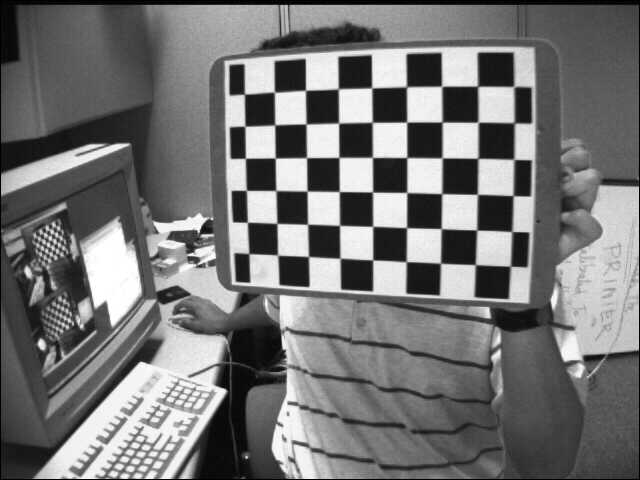
//> input picture stereo_match/left/left01.jpg, 640 x 480 px
$ ./main   (built with g++ and OpenCV 4)
//> lines starting //> are read from the running program, lines starting //| are printed output that depends on the picture
/*
 *  stereo_match.cpp
 *  calibration
 *
 *  Created by Victor  Eruhimov on 1/18/10.
 *  Copyright 2010 Argus Corp. All rights reserved.
 *
 */

#include "opencv2/calib3d/calib3d.hpp"
#include "opencv2/imgproc/imgproc.hpp"
#include "opencv2/imgcodecs.hpp"
#include "opencv2/highgui/highgui.hpp"
#include "opencv2/core/utility.hpp"

#include <stdio.h>
#include <cctype>
#include <stdio.h>
#include <string.h>
#include <time.h>
#include <iostream>

using namespace cv;
using namespace std;


static void print_help()
{
    printf("\nDemo stereo matching converting L and R images into disparity and point clouds\n");
    printf("\nUsage: stereo_match <left_image> <right_image> [--algorithm=bm|sgbm|hh] [--blocksize=<block_size>]\n"
           "[--max-disparity=<max_disparity>] [--scale=scale_factor>] [-i <intrinsic_filename>] [-e <extrinsic_filename>]\n"
           "[--no-display] [-o <disparity_image>] [-p <point_cloud_file>]\n");
}
static bool readStringList(const string& filename, vector<string>& l)
{
	l.resize(0);
	FileStorage fs(filename, FileStorage::READ);
	if (!fs.isOpened())
		return false;
	FileNode n = fs.getFirstTopLevelNode();
	if (n.type() != FileNode::SEQ)
		return false;
	FileNodeIterator it = n.begin(), it_end = n.end();
	for (; it != it_end; ++it)
		l.push_back((string)*it);
	return true;
}
static void calcChessboardCorners(Size boardSize, float squareSize, vector<Point3f>& corners)
{
	corners.resize(0);

		for (int i = 0; i < boardSize.height; i++)
		for (int j = 0; j < boardSize.width; j++)
			corners.push_back(Point3f(float(j*squareSize),
			float(i*squareSize), 0));

}
static void saveXYZ(const char* filename, const Mat& mat)
{
    const double max_z = 1.0e4;
    FILE* fp = fopen(filename, "wt");
    for(int y = 0; y < mat.rows; y++)
    {
        for(int x = 0; x < mat.cols; x++)
        {
            Vec3f point = mat.at<Vec3f>(y, x);
            if(fabs(point[2] - max_z) < FLT_EPSILON || fabs(point[2]) > max_z) continue;
            fprintf(fp, "%f %f %f\n", point[0], point[1], point[2]);
        }
    }
    fclose(fp);
}

int main(int argc, char** argv)
{
	int flags = 0;
	const char* inputFilename1 = "left/image_list.xml";
	const char* inputFilename2 = "right/image_list.xml";
	Size boardSize(9,6), imageSize(640,480);
	float squareSize = 30.f;
	vector<vector<Point2f> > imagePoints1;
	vector<vector<Point2f> > imagePoints2;
	Mat cameraMatrix1 = Mat::eye(3, 3, CV_64F), distCoeffs1 = Mat::zeros(8, 1, CV_64F);
	Mat cameraMatrix2 = Mat::eye(3, 3, CV_64F), distCoeffs2 = Mat::zeros(8, 1, CV_64F);
	vector<Mat> rvecs1, tvecs1;
	vector<Mat> rvecs2, tvecs2;
	vector<vector<Point3f> > objectPoints1(1);
	vector<vector<Point3f> > objectPoints2(1);

	const char* img1_filename = "left/left01.jpg";
	const char* img2_filename = "right/right01.jpg";
	char  imageList1[4][20] = { "left/left01.jpg",
		"left/left03.jpg",
		"left/left04.jpg",
		"left/left09.jpg", };


	char  imageList2[4][20] = { "right/right01.jpg",
		"right/right03.jpg",
		"right/right04.jpg",
		"right/right09.jpg" };

	int nframes1 = 4;
	int nframes2 = 4;
    const char* intrinsic_filename = 0;
    const char* extrinsic_filename = 0;
    const char* disparity_filename = "out.jpg";
    const char* point_cloud_filename = "xyz.txt";

    enum { STEREO_BM=0, STEREO_SGBM=1, STEREO_HH=2, STEREO_VAR=3 };
    int alg = STEREO_SGBM;
    int SADWindowSize = 0, numberOfDisparities = 0;
    bool no_display = false;
    float scale = 1.f;

    Ptr<StereoBM> bm = StereoBM::create(16,9);
    Ptr<StereoSGBM> sgbm = StereoSGBM::create(0,16,3);


    int color_mode = alg == STEREO_BM ? 0 : -1;
    Mat img1 = imread(img1_filename, color_mode);
//> img1 is the input picture: 480 rows x 640 cols, CV_8UC1; min 0, max 255, mean 116.6
    Mat img2 = imread(img2_filename, color_mode);
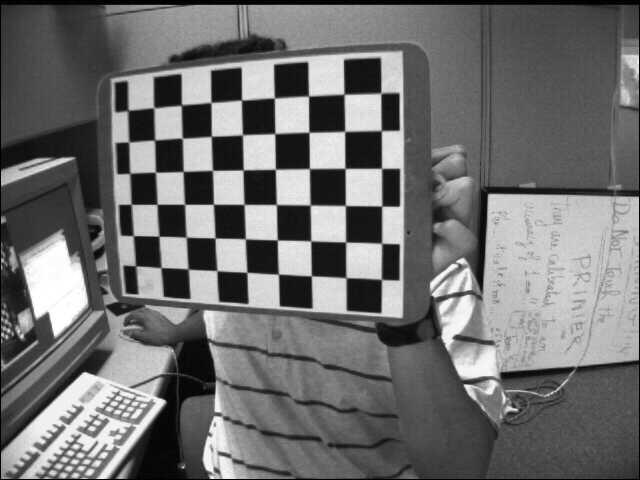
//> input picture stereo_match/right/right01.jpg, 640 x 480 px
//> img2 is the input picture: 480 rows x 640 cols, CV_8UC1; min 0, max 255, mean 111.4


    if (scale != 1.f)
    {
        Mat temp1, temp2;
        int method = scale < 1 ? INTER_AREA : INTER_CUBIC;
        resize(img1, temp1, Size(), scale, scale, method);
        img1 = temp1;
        resize(img2, temp2, Size(), scale, scale, method);
        img2 = temp2;
    }

	//readStringList(inputFilename1, imageList1);
	//readStringList(inputFilename2, imageList2);


		Mat view, viewGray;
		vector<Point2f> pointbuf;
		view = imread("left/left01.jpg", 1);
		cvtColor(view, viewGray, COLOR_BGR2GRAY);
		bool found = findChessboardCorners(view, boardSize, pointbuf, CALIB_CB_ADAPTIVE_THRESH | CALIB_CB_FAST_CHECK | CALIB_CB_NORMALIZE_IMAGE);
//> pointbuf = 54 Points (x, y), first 12: [244.4, 94.33], [274.6, 92.24], [305.5, 90.4], [338.4, 88.84], [371.6, 87.98], [406.8, 86.92], [441.6, 86.37], [477.6, 86.38], [514, 86.8], [245, 126.5], [275, 124.8], [306, 124]; found = true


		cornerSubPix(viewGray, pointbuf, Size(11, 11), Size(-1, -1), TermCriteria(TermCriteria::EPS + TermCriteria::COUNT, 30, 0.1));
//> pointbuf = 54 Points (x, y), first 12: [244.4, 94.14], [274.4, 92.21], [305.5, 90.31], [338.3, 88.8], [371.7, 87.88], [406.5, 86.71], [441.6, 86.25], [477.6, 86.22], [513.8, 86.53], [244.9, 126.2], [274.7, 124.9], [306.1, 124]
		imagePoints1.push_back(pointbuf);
//> imagePoints1 = 1 point lists


		view = imread("right/right01.jpg", 1);
		cvtColor(view, viewGray, COLOR_BGR2GRAY);
		found = findChessboardCorners(view, boardSize, pointbuf, CALIB_CB_ADAPTIVE_THRESH | CALIB_CB_FAST_CHECK | CALIB_CB_NORMALIZE_IMAGE);
//> pointbuf = 54 Points (x, y), first 12: [128.5, 110.4], [153.8, 107.6], [181.5, 105], [211.1, 102.6], [241.5, 100], [274.5, 98.17], [308.6, 96.19], [344.1, 94.23], [380.8, 93.25], [128.8, 142.2], [154.8, 140], [182.1, 138.2]


		cornerSubPix(viewGray, pointbuf, Size(11, 11), Size(-1, -1), TermCriteria(TermCriteria::EPS + TermCriteria::COUNT, 30, 0.1));
//> pointbuf = 54 Points (x, y), first 12: [127.7, 110.5], [153.8, 107.8], [181.4, 105.1], [211, 102.4], [241.5, 100.1], [274.4, 97.99], [308.5, 96.06], [344.1, 94.25], [380.8, 93.08], [128.8, 142], [154.7, 140], [182.2, 138.2]
		imagePoints2.push_back(pointbuf);
//> imagePoints2 = 1 point lists


	calcChessboardCorners(boardSize, squareSize, objectPoints1[0]);
	calcChessboardCorners(boardSize, squareSize, objectPoints2[0]);

	objectPoints1.resize(imagePoints1.size(), objectPoints1[0]);
	objectPoints2.resize(imagePoints2.size(), objectPoints2[0]);

	double rms1 = calibrateCamera(objectPoints1, imagePoints1, imageSize, cameraMatrix1,
		distCoeffs1, rvecs1, tvecs1, flags | CALIB_FIX_K4 | CALIB_FIX_K5);
//> cameraMatrix1 = [[779.9, 0, 303.5], [0, 750.1, 300.5], [0, 0, 1]]; distCoeffs1 = [-0.597, 0.232, -0.0459, 0.0208, -0.239]; rms1 = 0.162
	double rms2 = calibrateCamera(objectPoints2, imagePoints2, imageSize, cameraMatrix2,
		distCoeffs2, rvecs2, tvecs2, flags | CALIB_FIX_K4 | CALIB_FIX_K5);
//> cameraMatrix2 = [[715.6, 0, 282.5], [0, 703.6, 290.3], [0, 0, 1]]; distCoeffs2 = [-0.0166, -4.49, -0.00714, 0.0215, 17.7]; rms2 = 0.348


    Size img_size = img1.size();
//> img_size = Size(640, 480)

    Rect roi1, roi2;
    Mat Q;


        Mat R, T, R1, P1, R2, P2, invR1, MR1, MR2;
		Rodrigues(rvecs1[0], MR1);
//> MR1 = [[0.915, 0.024, 0.402], [0.0741, 0.971, -0.227], [-0.396, 0.237, 0.887]]
		Rodrigues(rvecs2[0], MR2);
//> MR2 = [[0.92, 0.0279, 0.391], [0.0602, 0.976, -0.211], [-0.388, 0.218, 0.896]]
		invert(MR1,invR1);
//> invR1 = [[0.915, 0.0741, -0.396], [0.024, 0.971, 0.237], [0.402, -0.227, 0.887]]
		R = MR2 * invR1;
//> R = [[1, 0.00648, -0.0101], [-0.00627, 1, 0.0206], [0.0103, -0.0206, 1]]
		T = tvecs2[0] - MR2 * invR1 * tvecs1[0];
//> T = [-83.28, 6.45, -48.85]

		stereoRectify(cameraMatrix1, distCoeffs1, cameraMatrix2, distCoeffs2, img_size, R, T, R1, R2, P1, P2, Q, CALIB_ZERO_DISPARITY, -1, img_size, &roi1, &roi2);
//> R1 = [[0.866, -0.0714, 0.495], [0.066, 0.997, 0.0284], [-0.495, 0.008, 0.869]]; R2 = [[0.861, -0.0666, 0.505], [0.0722, 0.997, 0.0086], [-0.504, 0.029, 0.863]]; P1 = [[726.8, 0, -225.4, 0], [0, 726.8, 255.6, 0], [0, 0, 1, 0]]

        Mat map11, map12, map21, map22;
		initUndistortRectifyMap(cameraMatrix1, distCoeffs1, R1, P1, img_size, CV_16SC2, map11, map12);
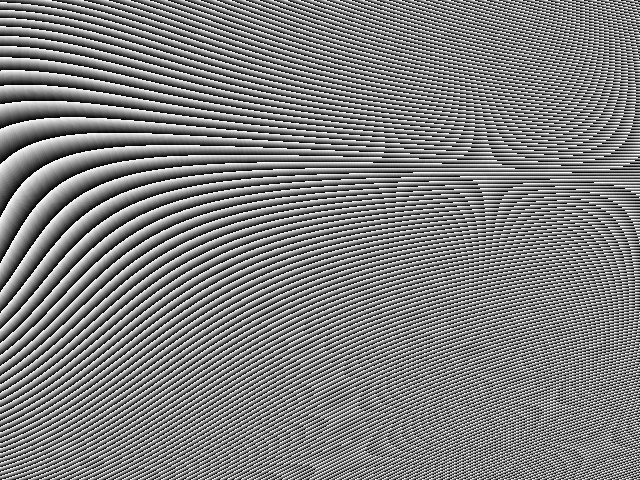
//> map12: 480 rows x 640 cols, CV_16UC1; min 0, max 1023, mean 511.8; drawn with min black and max white
		initUndistortRectifyMap(cameraMatrix2, distCoeffs2, R2, P2, img_size, CV_16SC2, map21, map22);
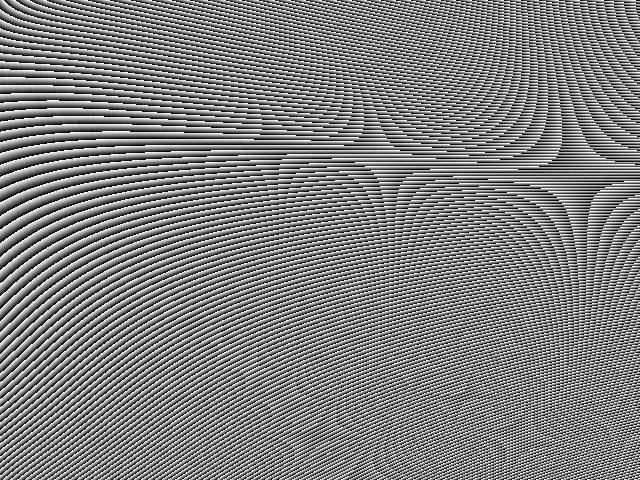
//> map22: 480 rows x 640 cols, CV_16UC1; min 0, max 1023, mean 511.5; drawn with min black and max white
//> P2 = [[726.8, 0, -225.4, -70332], [0, 726.8, 255.6, 0], [0, 0, 1, 0]]

        Mat img1r, img2r;
        remap(img1, img1r, map11, map12, INTER_LINEAR);
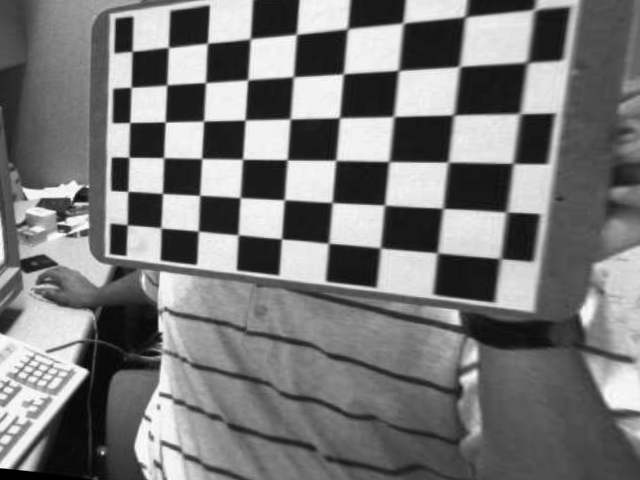
//> img1r: 480 rows x 640 cols, CV_8UC1; min 0, max 255, mean 120.5
        remap(img2, img2r, map21, map22, INTER_LINEAR);
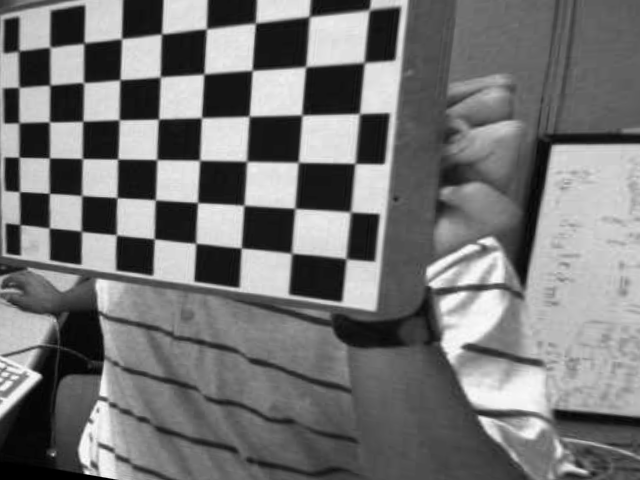
//> img2r: 480 rows x 640 cols, CV_8UC1; min 0, max 255, mean 117.3

        img1 = img1r;
        img2 = img2r;

    numberOfDisparities = numberOfDisparities > 0 ? numberOfDisparities : ((img_size.width/8) + 15) & -16;
//> numberOfDisparities = 80

    bm->setROI1(roi1);
    bm->setROI2(roi2);
    bm->setPreFilterCap(31);
    bm->setBlockSize(SADWindowSize > 0 ? SADWindowSize : 9);
    bm->setMinDisparity(0);
    bm->setNumDisparities(numberOfDisparities);
    bm->setTextureThreshold(10);
    bm->setUniquenessRatio(15);
    bm->setSpeckleWindowSize(100);
    bm->setSpeckleRange(32);
    bm->setDisp12MaxDiff(1);

    sgbm->setPreFilterCap(63);
    int sgbmWinSize = SADWindowSize > 0 ? SADWindowSize : 3;
    sgbm->setBlockSize(sgbmWinSize);

    int cn = img1.channels();
//> cn = 1

    sgbm->setP1(8*cn*sgbmWinSize*sgbmWinSize);
    sgbm->setP2(32*cn*sgbmWinSize*sgbmWinSize);
    sgbm->setMinDisparity(0);
    sgbm->setNumDisparities(numberOfDisparities);
    sgbm->setUniquenessRatio(10);
    sgbm->setSpeckleWindowSize(100);
    sgbm->setSpeckleRange(32);
    sgbm->setDisp12MaxDiff(1);
    sgbm->setMode(alg == STEREO_HH ? StereoSGBM::MODE_HH : StereoSGBM::MODE_SGBM);

    Mat disp, disp8;
    //Mat img1p, img2p, dispp;
    //copyMakeBorder(img1, img1p, 0, 0, numberOfDisparities, 0, IPL_BORDER_REPLICATE);
    //copyMakeBorder(img2, img2p, 0, 0, numberOfDisparities, 0, IPL_BORDER_REPLICATE);

    int64 t = getTickCount();
    if( alg == STEREO_BM )
        bm->compute(img1, img2, disp);
    else if( alg == STEREO_SGBM || alg == STEREO_HH )
        sgbm->compute(img1, img2, disp);
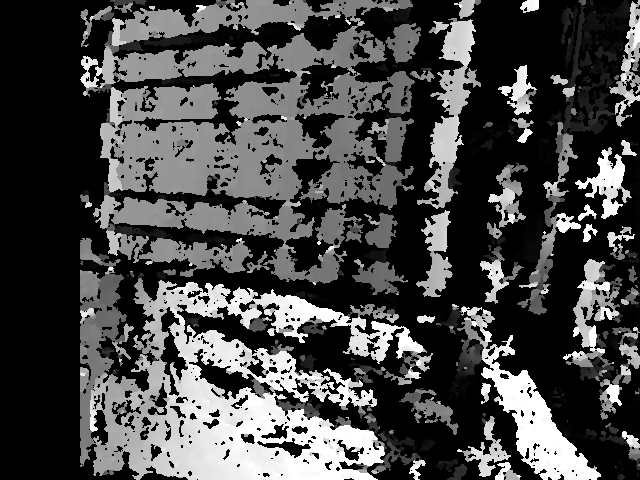
//> disp: 480 rows x 640 cols, CV_16SC1; min -16, max 1264, mean 342.8; drawn with min black and max white
    t = getTickCount() - t;
    printf("Time elapsed: %fms\n", t*1000/getTickFrequency());

    //disp = dispp.colRange(numberOfDisparities, img1p.cols);
    if( alg != STEREO_VAR )
        disp.convertTo(disp8, CV_8U, 255/(numberOfDisparities*16.));
    else
        disp.convertTo(disp8, CV_8U);
    if( !no_display )
    {
        namedWindow("left", 1);
        imshow("left", img1);
        namedWindow("right", 1);
        imshow("right", img2);
        namedWindow("disparity", 0);
        imshow("disparity", disp8);
        printf("press any key to continue...");
        fflush(stdout);
        waitKey();
        printf("\n");
    }

    if(disparity_filename)
        imwrite(disparity_filename, disp8);

    if(point_cloud_filename)
    {
        printf("storing the point cloud...");
        fflush(stdout);
        Mat xyz;
        reprojectImageTo3D(disp, xyz, Q, true);
//> xyz: 480 rows x 640 cols, CV_32FC3; 1.52% of the values are NaN or infinite; the others: min -5227.5, max 10000, mean 1312.2
//> Q = [[1, 0, 0, 225.4], [0, 1, 0, -255.6], [0, 0, 0, 726.8], [0, 0, 0.0103, 0]]
        saveXYZ(point_cloud_filename, xyz);
        printf("\n");
    }

    return 0;
}
